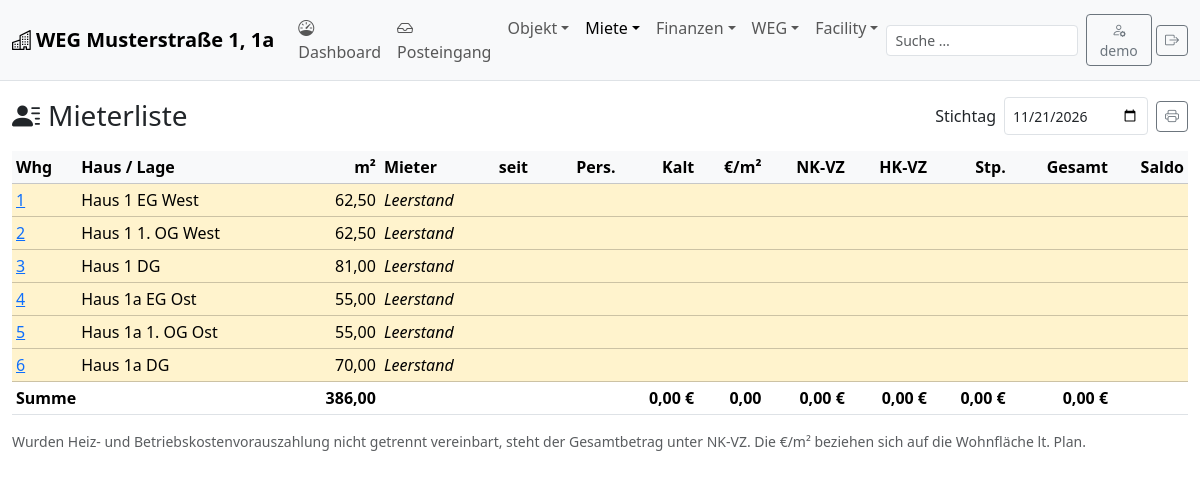
The page /?p=tenants (signed in) on the database its author committed.
### tables this page shows
CREATE TABLE IF NOT EXISTS property (
  id INT AUTO_INCREMENT PRIMARY KEY,
  name VARCHAR(120) NOT NULL,
  street VARCHAR(120), zip VARCHAR(10), city VARCHAR(80),
  parcel VARCHAR(80),
  land_area DECIMAL(10,2),
  note TEXT
);

CREATE TABLE IF NOT EXISTS unit (
  id INT AUTO_INCREMENT PRIMARY KEY,
  building_id INT NULL,
  property_id INT NOT NULL,
  weg_unit_id INT NULL,
  no VARCHAR(10) NOT NULL,
  kind ENUM('apartment','parking','garage','cellar','commercial','other') NOT NULL DEFAULT 'apartment',
  floor VARCHAR(20),
  position VARCHAR(40),
  living_area DECIMAL(8,2),           
  net_area DECIMAL(8,2),              
  rooms DECIMAL(3,1),
  mandatory_parking TINYINT(1) NOT NULL DEFAULT 0,   
  te_no VARCHAR(10),                  
  ext_ref VARCHAR(80),                
  note TEXT,
  UNIQUE KEY (property_id, no),
  FOREIGN KEY (building_id) REFERENCES building(id),
  FOREIGN KEY (property_id) REFERENCES property(id),
  FOREIGN KEY (weg_unit_id) REFERENCES weg_unit(id)
);

CREATE TABLE IF NOT EXISTS building (
  id INT AUTO_INCREMENT PRIMARY KEY,
  property_id INT NOT NULL,
  name VARCHAR(40) NOT NULL,         
  street VARCHAR(120),
  built_year SMALLINT,
  heating VARCHAR(120),
  note TEXT,
  FOREIGN KEY (property_id) REFERENCES property(id)
);

### public/index.php (called while the page is built, shortened)
<?php
require __DIR__ . '/../lib/core.php';
require __DIR__ . '/../lib/layout.php';
require __DIR__ . '/../lib/share.php';
$p = preg_replace('/[^a-z_]/', '', $_GET['p'] ?? 'dashboard');
$file = __DIR__ . "/../pages/$p.php";
try {
    require $file;
} catch (PDOException $e) {
    error_log('hv: ' . $e->getMessage());
    if (!headers_sent()) page_head('Fehler');
    echo '<div class="alert alert-danger"><b>Datenbankfehler:</b> ' . h($e->getMessage()) . '</div>';
    page_foot();
}

### lib/core.php (called while the page is built, shortened)
<?php
function db(): PDO {
    static $pdo = null;
    if ($pdo === null) {
        $ini = parse_ini_file(APP_ROOT . '/data/my.cnf', true, INI_SCANNER_RAW);
        $c = $ini['client'];
        $pdo = new PDO('mysql:host=localhost;dbname=' . $c['database'] . ';charset=utf8mb4', $c['user'], $c['password'], [
            PDO::ATTR_ERRMODE => PDO::ERRMODE_EXCEPTION,
            PDO::ATTR_DEFAULT_FETCH_MODE => PDO::FETCH_ASSOC,
            PDO::ATTR_EMULATE_PREPARES => false,
        ]);
    }
    return $pdo;
}
function q(string $sql, array $args = []): PDOStatement {
    $st = db()->prepare($sql);
    $st->execute($args);
    return $st;
}
function rows(string $sql, array $args = []): array { return q($sql, $args)->fetchAll(); }
function val(string $sql, array $args = []): mixed { $v = q($sql, $args)->fetchColumn(); return $v === false ? null : $v; }
function h(mixed $s): string { return htmlspecialchars((string)($s ?? ''), ENT_QUOTES, 'UTF-8'); }
function money(mixed $v, bool $blankZero = false): string {
    if ($v === null || $v === '') return '';
    $f = (float)$v;
    if ($blankZero && abs($f) < 0.005) return '';
    return number_format($f, 2, ',', '.') . ' €';
}
function num(mixed $v, int $d = 2): string { return $v === null || $v === '' ? '' : number_format((float)$v, $d, ',', '.'); }
function url(string $p, array $args = []): string {
    return '?' . http_build_query(['p' => $p] + $args);
}
function current_user(): ?string { return $_SESSION['user'] ?? null; }

### pages/tenants.php (the view)
<?php
$on = $_GET['date'] ?? date('Y-m-d');
$rows = rows("SELECT u.id uid, u.no, u.kind, b.name house, u.floor, u.position, u.living_area, l.id lid, l.start_date, l.end_date, l.persons, l.ext_account,
                " . str_replace(['company', 'last_name', 'first_name'], ['p.company', 'p.last_name', 'p.first_name'], PERSON_LABEL_SQL) . " tenant, p.phone, p.email, p.iban,
                r.base_rent, r.operating_advance, r.heating_advance, r.parking_rent, r.valid_from
              FROM unit u LEFT JOIN building b ON b.id=u.building_id
              LEFT JOIN lease l ON l.unit_id=u.id AND (l.start_date IS NULL OR l.start_date<=?) AND (l.end_date IS NULL OR l.end_date>=?)
              LEFT JOIN person p ON p.id=l.tenant_id
              LEFT JOIN lease_rent r ON r.id=(SELECT id FROM lease_rent WHERE lease_id=l.id AND valid_from<=? ORDER BY valid_from DESC LIMIT 1)
              WHERE u.kind='apartment' OR l.id IS NOT NULL
              ORDER BY u.kind<>'apartment', CAST(REGEXP_REPLACE(u.no,'[^0-9]','') AS UNSIGNED), u.no", [$on, $on, $on]);
$sum = ['area' => 0, 'base' => 0, 'nk' => 0, 'hk' => 0, 'stp' => 0];
page_head('Mieterliste'); ?>
<div class="d-flex align-items-center gap-2 mb-3">
 <h1 class="h3 mb-0 me-auto"><i class="bi bi-person-lines-fill me-2"></i>Mieterliste</h1>
 <form class="d-flex gap-2 d-print-none"><input type="hidden" name="p" value="tenants"><label class="col-form-label">Stichtag</label>
  <input class="form-control form-control-sm" type="date" name="date" value="<?= h($on) ?>" onchange="this.form.submit()"></form>
 <button class="btn btn-sm btn-outline-secondary d-print-none" onclick="print()"><i class="bi bi-printer"></i></button>
</div>
<div class="table-responsive"><table class="table table-sm table-hover align-middle">
<thead class="table-light"><tr><th>Whg</th><th>Haus / Lage</th><th class="text-end">m²</th><th>Mieter</th><th>seit</th><th class="text-end">Pers.</th><th class="text-end">Kalt</th><th class="text-end">€/m²</th><th class="text-end">NK-VZ</th><th class="text-end">HK-VZ</th><th class="text-end">Stp.</th><th class="text-end">Gesamt</th><th class="text-end">Saldo</th></tr></thead>
<tbody>
<?php foreach ($rows as $r):
    $tot = $r['base_rent'] + $r['operating_advance'] + $r['heating_advance'] + $r['parking_rent'];
    if ($r['kind'] === 'apartment') $sum['area'] += $r['living_area'];
    $sum['base'] += $r['base_rent']; $sum['nk'] += $r['operating_advance']; $sum['hk'] += $r['heating_advance']; $sum['stp'] += $r['parking_rent'];
    $bal = $r['lid'] ? lease_balance((int)$r['lid']) : 0; ?>
 <tr class="<?= $r['lid'] ? '' : 'table-warning' ?>">
  <td><a href="<?= url('edit', ['e' => 'unit', 'id' => $r['uid']]) ?>"><?= h($r['no']) ?></a></td>
  <td><?= h(trim($r['house'] . ' ' . $r['floor'] . ' ' . $r['position'])) ?></td>
  <td class="text-end"><?= num($r['living_area']) ?></td>
  <td><?= $r['lid'] ? '<a href="' . url('edit', ['e' => 'lease', 'id' => $r['lid']]) . '">' . h($r['tenant']) . '</a>' : '<i>Leerstand</i>' ?></td>
  <td><?= $r['start_date'] ? dmy($r['start_date']) : ($r['lid'] ? 'unbekannt' : '') ?></td>
  <td class="text-end"><?= h($r['persons']) ?></td>
  <td class="text-end"><?= money($r['base_rent'], true) ?></td>
  <td class="text-end"><?= $r['living_area'] && $r['base_rent'] ? num($r['base_rent'] / $r['living_area']) : '' ?></td>
  <td class="text-end"><?= money($r['operating_advance'], true) ?></td>
  <td class="text-end"><?= money($r['heating_advance'], true) ?></td>
  <td class="text-end"><?= money($r['parking_rent'], true) ?></td>
  <td class="text-end fw-semibold"><?= money($tot, true) ?></td>
  <?= $r['lid'] ? amount_cell($bal) : '<td></td>' ?>
 </tr>
<?php endforeach; ?>
</tbody>
<tfoot class="fw-semibold"><tr><td colspan="2">Summe</td><td class="text-end"><?= num($sum['area']) ?></td><td colspan="3"></td><td class="text-end"><?= money($sum['base']) ?></td><td class="text-end"><?= $sum['area'] ? num($sum['base'] / $sum['area']) : '' ?></td><td class="text-end"><?= money($sum['nk']) ?></td><td class="text-end"><?= money($sum['hk']) ?></td><td class="text-end"><?= money($sum['stp']) ?></td><td class="text-end"><?= money(array_sum($sum) - $sum['area']) ?></td><td></td></tr></tfoot>
</table></div>
<p class="small text-body-secondary">Wurden Heiz- und Betriebskostenvorauszahlung nicht getrennt vereinbart, steht der Gesamtbetrag unter NK-VZ. Die €/m² beziehen sich auf die Wohnfläche lt. Plan.</p>
<?php page_foot();

### lib/layout.php (shortened to what this page needs)
<?php
function page_head(string $title): void {
    $cur = $_GET['p'] ?? 'dashboard';
    $curE = $_GET['e'] ?? null;
    ?><!doctype html>
<html lang="de" data-bs-theme="auto">
<head>
<link rel="stylesheet" href="assets/bootstrap.min.css">
<link rel="stylesheet" href="assets/bootstrap-icons.min.css">
<link rel="stylesheet" href="assets/app.css">
</head>
<body>
<nav class="navbar navbar-expand-lg bg-body-tertiary border-bottom d-print-none sticky-top">
 <div class="container-fluid">
  <a class="navbar-brand fw-semibold" href="?p=dashboard"><i class="bi bi-buildings me-1"></i><?= h(current_user() ? (val("SELECT name FROM property ORDER BY id LIMIT 1") ?? 'Hausverwaltung') : 'Hausverwaltung') ?></a>
  <div class="collapse navbar-collapse" id="nav">
   <ul class="navbar-nav me-auto">
   <?php foreach (NAV as $grp => $items):
       $active = false;
       foreach ($items as [$p]) { parse_str('p=' . $p, $pp); if ($pp['p'] === $cur && (($pp['e'] ?? null) === $curE)) $active = true; }
       if (count($items) === 1): [$p, $label, $icon] = $items[0]; ?>
     <li class="nav-item"><a class="nav-link<?= $active ? ' active' : '' ?>" href="?p=<?= $p ?>"><i class="bi <?= $icon ?> me-1"></i><?= $label ?></a></li>
   <?php else: ?>
     <li class="nav-item dropdown">
      <a class="nav-link dropdown-toggle<?= $active ? ' active' : '' ?>" href="#" data-bs-toggle="dropdown"><?= $grp ?></a>
      <?php foreach ($items as [$p, $label, $icon]): ?>
        <li><a class="dropdown-item" href="?p=<?= $p ?>"><i class="bi <?= $icon ?> me-2"></i><?= $label ?></a></li>
      <?php endforeach; ?>
     </li>
   <?php endif; endforeach; ?>
   </ul>
   <form class="d-flex me-2" role="search" method="get"><input type="hidden" name="p" value="search">
     <input class="form-control form-control-sm" type="search" name="q" placeholder="Suche …" value="<?= h($_GET['q'] ?? '') ?>"></form>
   <?php if (current_user()): ?><a class="btn btn-sm btn-outline-secondary me-1" href="?p=users" title="Benutzer / Passwort"><i class="bi bi-person-gear"></i> <?= h(current_user()) ?></a><a class="btn btn-sm btn-outline-secondary" href="?p=logout" title="Abmelden"><i class="bi bi-box-arrow-right"></i></a><?php endif; ?>
  </div>
 </div>
</nav>
<main class="container-fluid py-3">
<?php endforeach;
}
function page_foot(): void { ?>
</main>
</body></html>
<?php }

### public/assets/app.css (style rules this page uses)
body { background: var(--bs-body-bg); }
.table td, .table th { vertical-align: middle; }

### rows shown on the page
property: name "WEG Musterstraße 1, 1a"
unit: no "1", building+floor+position "Haus 1 EG West", living_area "62,50"
unit: no "2", building+floor+position "Haus 1 1. OG West", living_area "62,50"
unit: no "3", building+floor+position "Haus 1 DG", living_area "81,00"
unit: no "4", building+floor+position "Haus 1a EG Ost", living_area "55,00"
unit: no "5", building+floor+position "Haus 1a 1. OG Ost", living_area "55,00"
unit: no "6", building+floor+position "Haus 1a DG", living_area "70,00"

### other values the page prints
$label "Dashboard"
$label "Posteingang"
$grp "Objekt"
$grp "Miete"
$grp "Finanzen"
$grp "WEG"
$grp "Facility"
current_user() "demo"
num($sum['area']) "386,00"
money($sum['base']) "0,00 €"
num($sum['base'] / $sum['area']) "0,00"
money($sum['nk']) "0,00 €"
money($sum['hk']) "0,00 €"
money($sum['stp']) "0,00 €"
money(array_sum($sum) - $sum['area']) "0,00 €"
